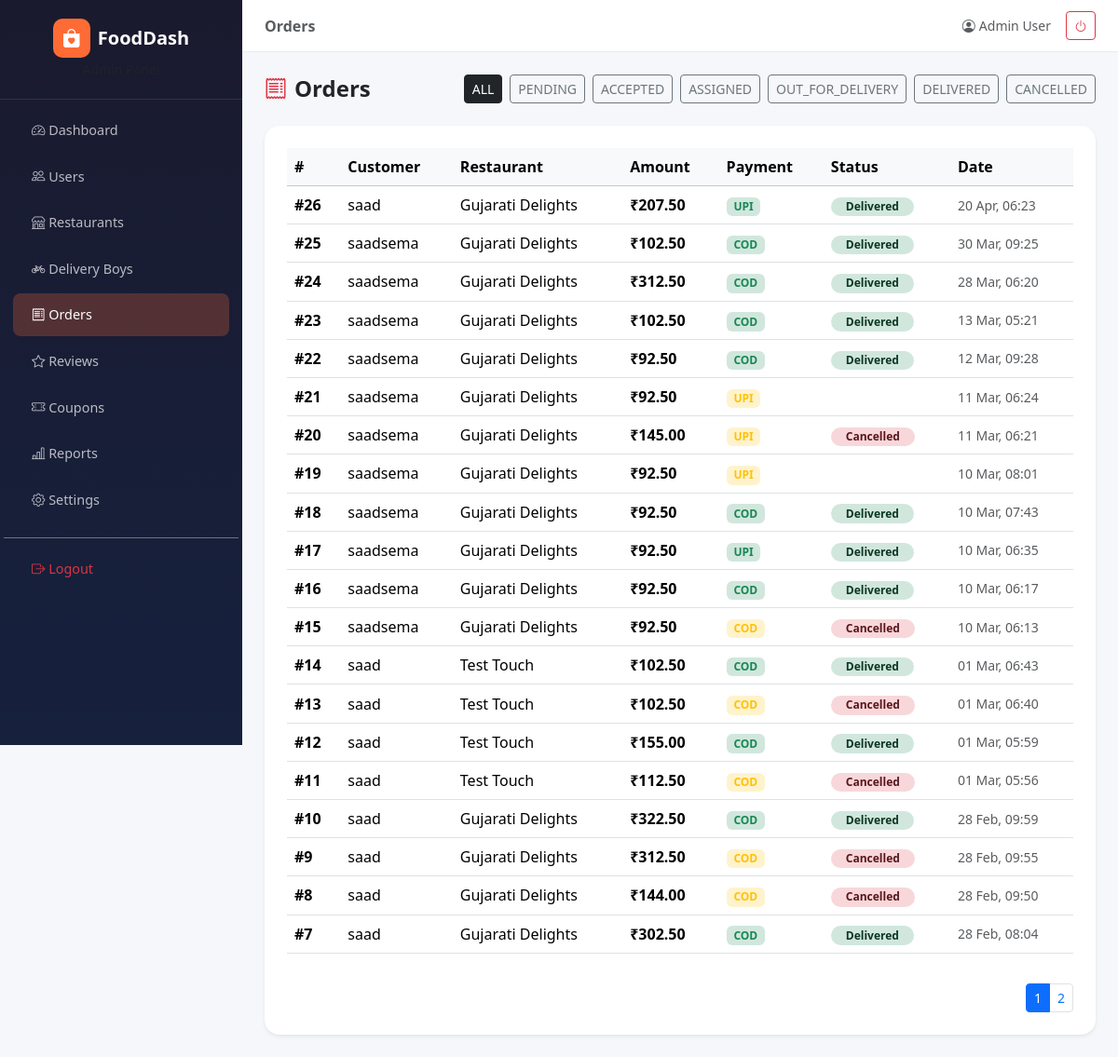
The app's page /admin_panel/orders.php (signed in) with its own data.
### tables this page shows
CREATE TABLE `orders` (
  `id` int(10) UNSIGNED NOT NULL,
  `user_id` int(10) UNSIGNED NOT NULL,
  `restaurant_id` int(10) UNSIGNED NOT NULL,
  `delivery_boy_id` int(10) UNSIGNED DEFAULT NULL,
  `address_id` int(10) UNSIGNED DEFAULT NULL,
  `delivery_option` enum('current','custom') NOT NULL DEFAULT 'current',
  `flat_no` varchar(100) DEFAULT NULL,
  `landmark` varchar(255) DEFAULT NULL,
  `delivery_lat` decimal(10,8) DEFAULT NULL,
  `delivery_lng` decimal(11,8) DEFAULT NULL,
  `payment_method` enum('cod','upi') NOT NULL DEFAULT 'cod',
  `payment_status` enum('pending','successful','failed','refunded') NOT NULL DEFAULT 'pending',
  `order_status` enum('pending','accepted','preparing','ready_for_pickup','assigned','reached_restaurant','out_for_delivery','delivered','cancelled','rejected') NOT NULL,
  `delivery_otp` varchar(6) DEFAULT NULL,
  `subtotal` decimal(10,2) NOT NULL,
  `delivery_charge` decimal(10,2) NOT NULL DEFAULT 0.00,
  `tax_amount` decimal(10,2) DEFAULT 0.00,
  `tip_amount` decimal(10,2) NOT NULL DEFAULT 0.00,
  `total_amount` decimal(10,2) NOT NULL,
  `coupon_code` varchar(50) DEFAULT NULL,
  `coupon_discount` decimal(10,2) NOT NULL DEFAULT 0.00,
  `special_notes` text DEFAULT NULL,
  `created_at` timestamp NOT NULL DEFAULT current_timestamp(),
  `updated_at` timestamp NOT NULL DEFAULT current_timestamp() ON UPDATE current_timestamp(),
  `delivered_at` timestamp NULL DEFAULT NULL,
  `accepted_at` datetime DEFAULT NULL,
  `preparing_at` datetime DEFAULT NULL,
  `ready_at` datetime DEFAULT NULL,
  `assigned_at` datetime DEFAULT NULL,
  `reached_restaurant_at` datetime DEFAULT NULL,
  `picked_up_at` datetime DEFAULT NULL,
  `cancellation_reason` varchar(255) DEFAULT NULL,
  `cancelled_at` datetime DEFAULT NULL,
  `broadcast_attempts` tinyint(4) NOT NULL DEFAULT 0,
  `broadcast_started_at` datetime DEFAULT NULL,
  `boy_base_charge` decimal(8,2) NOT NULL DEFAULT 30.00,
  `boy_distance_charge` decimal(8,2) NOT NULL DEFAULT 0.00,
  `boy_tip_paid` decimal(8,2) NOT NULL DEFAULT 0.00
);

CREATE TABLE `users` (
  `id` int(10) UNSIGNED NOT NULL,
  `name` varchar(100) NOT NULL,
  `phone` varchar(20) NOT NULL,
  `email` varchar(100) NOT NULL,
  `password` varchar(255) NOT NULL,
  `role` enum('customer','restaurant','delivery_boy','admin') NOT NULL DEFAULT 'customer',
  `fcm_token` text DEFAULT NULL,
  `is_active` tinyint(1) NOT NULL DEFAULT 1,
  `created_at` timestamp NOT NULL DEFAULT current_timestamp(),
  `updated_at` timestamp NOT NULL DEFAULT current_timestamp() ON UPDATE current_timestamp()
);

CREATE TABLE `restaurants` (
  `id` int(10) UNSIGNED NOT NULL,
  `user_id` int(10) UNSIGNED NOT NULL,
  `name` varchar(150) NOT NULL,
  `address` text NOT NULL,
  `lat` decimal(10,8) DEFAULT NULL,
  `lng` decimal(11,8) DEFAULT NULL,
  `cuisine` varchar(100) DEFAULT NULL,
  `opening_time` time NOT NULL DEFAULT '09:00:00',
  `closing_time` time NOT NULL DEFAULT '22:00:00',
  `status` enum('pending','approved','suspended','closed') NOT NULL DEFAULT 'pending',
  `image` varchar(255) DEFAULT NULL,
  `image_url` varchar(500) DEFAULT NULL,
  `rating_avg` decimal(3,2) NOT NULL DEFAULT 0.00,
  `rating_count` int(10) UNSIGNED NOT NULL DEFAULT 0,
  `created_at` timestamp NOT NULL DEFAULT current_timestamp(),
  `updated_at` timestamp NOT NULL DEFAULT current_timestamp() ON UPDATE current_timestamp(),
  `operator_status` enum('online','busy','closed') NOT NULL DEFAULT 'online'
);

### admin_panel/orders.php (the view, shortened to what this page needs)
<?php
$db     = db();
$page   = max(1,(int)($_GET['page']??1));
$limit  = 20; $off = ($page-1)*$limit;
$status = $_GET['status'] ?? '';
$where  = $status ? "WHERE o.order_status='". $db->real_escape_string($status)."'" : '';
$total  = $db->query("SELECT COUNT(*) c FROM orders o $where")->fetch_assoc()['c'];
$orders = $db->query("SELECT o.id, o.order_status, o.payment_method, o.payment_status, o.total_amount, o.created_at,
    u.name AS customer, r.name AS restaurant
    FROM orders o JOIN users u ON u.id=o.user_id JOIN restaurants r ON r.id=o.restaurant_id
    $where ORDER BY o.created_at DESC LIMIT $limit OFFSET $off")->fetch_all(MYSQLI_ASSOC);
$pages  = ceil($total/$limit);
include 'layout/header.php';
?>
<div class="d-flex justify-content-between align-items-center mb-4">
  <h4 class="fw-bold mb-0"><i class="bi bi-receipt me-2 text-danger"></i>Orders</h4>
  <div class="d-flex gap-2">
    <?php $statuses=['','pending','accepted','assigned','out_for_delivery','delivered','cancelled'];
    foreach($statuses as $s): ?>
    <a href="?status=<?=$s?>" class="btn btn-sm <?=$s===$status?'btn-dark':'btn-outline-secondary'?>"><?=$s?strtoupper($s):'ALL'?></a>
    <?php endforeach; ?>
  </div>
</div>
<div class="card border-0 rounded-4 shadow-sm p-4">
  <div class="table-responsive">
    <table class="table table-hover align-middle">
      <thead class="table-light"><tr>
        <th>#</th><th>Customer</th><th>Restaurant</th><th>Amount</th><th>Payment</th><th>Status</th><th>Date</th>
      </tr></thead>
      <tbody>
      <?php foreach($orders as $o): ?>
      <tr>
        <td class="fw-bold">#<?=$o['id']?></td>
        <td><?=htmlspecialchars($o['customer'])?></td>
        <td><?=htmlspecialchars($o['restaurant'])?></td>
        <td class="fw-semibold">₹<?=number_format($o['total_amount'],2)?></td>
        <td><span class="badge bg-<?=$o['payment_status']==='successful'?'success-subtle text-success':'warning-subtle text-warning'?>"><?=strtoupper($o['payment_method'])?></span></td>
        <td><span class="badge badge-status-<?=$o['order_status']?> rounded-pill px-3"><?=str_replace('_',' ',ucfirst($o['order_status']))?></span></td>
        <td class="text-muted small"><?=date('d M, H:i',strtotime($o['created_at']))?></td>
      </tr>
      <?php endforeach; ?>
      </tbody>
    </table>
  </div>
  <?php if($pages>1): ?>
  <nav class="mt-3"><ul class="pagination pagination-sm justify-content-end mb-0">
    <?php for($p=1;$p<=$pages;$p++): ?>
    <li class="page-item <?=$p==$page?'active':''?>"><a class="page-link" href="?page=<?=$p?>&status=<?=urlencode($status)?>"><?=$p?></a></li>
    <?php endfor; ?>
  </ul></nav>
  <?php endif; ?>
</div>
<?php include 'layout/footer.php'; ?>

### admin_panel/layout/header.php (style rules this page uses)
:root { --sidebar-w:260px;--brand:#ff6b35; }
body { background:#f5f7fa;font-family:'Segoe UI',sans-serif; }
.badge-status-delivered { background:#d1e7dd;color:#0a3622; }
.badge-status-cancelled { background:#f8d7da;color:#58151c; }

### records on screen
orders: id "26", user.name "saad", restaurant.name "Gujarati Delights", total_amount "207.50", payment_method "UPI", order_status "Delivered", created_at "20 Apr, 06:23"
orders: id "25", user.name "saadsema", restaurant.name "Gujarati Delights", total_amount "102.50", payment_method "COD", order_status "Delivered", created_at "30 Mar, 09:25"
orders: id "24", user.name "saadsema", restaurant.name "Gujarati Delights", total_amount "312.50", payment_method "COD", order_status "Delivered", created_at "28 Mar, 06:20"
orders: id "23", user.name "saadsema", restaurant.name "Gujarati Delights", total_amount "102.50", payment_method "COD", order_status "Delivered", created_at "13 Mar, 05:21"
orders: id "22", user.name "saadsema", restaurant.name "Gujarati Delights", total_amount "92.50", payment_method "COD", order_status "Delivered", created_at "12 Mar, 09:28"
orders: id "21", user.name "saadsema", restaurant.name "Gujarati Delights", total_amount "92.50", payment_method "UPI", created_at "11 Mar, 06:24"
orders: id "20", user.name "saadsema", restaurant.name "Gujarati Delights", total_amount "145.00", payment_method "UPI", order_status "Cancelled", created_at "11 Mar, 06:21"
orders: id "19", user.name "saadsema", restaurant.name "Gujarati Delights", total_amount "92.50", payment_method "UPI", created_at "10 Mar, 08:01"
orders: id "18", user.name "saadsema", restaurant.name "Gujarati Delights", total_amount "92.50", payment_method "COD", order_status "Delivered", created_at "10 Mar, 07:43"
orders: id "17", user.name "saadsema", restaurant.name "Gujarati Delights", total_amount "92.50", payment_method "UPI", order_status "Delivered", created_at "10 Mar, 06:35"
orders: id "16", user.name "saadsema", restaurant.name "Gujarati Delights", total_amount "92.50", payment_method "COD", order_status "Delivered", created_at "10 Mar, 06:17"
orders: id "15", user.name "saadsema", restaurant.name "Gujarati Delights", total_amount "92.50", payment_method "COD", order_status "Cancelled", created_at "10 Mar, 06:13"
orders: id "14", user.name "saad", restaurant.name "Test Touch", total_amount "102.50", payment_method "COD", order_status "Delivered", created_at "01 Mar, 06:43"
orders: id "13", user.name "saad", restaurant.name "Test Touch", total_amount "102.50", payment_method "COD", order_status "Cancelled", created_at "01 Mar, 06:40"
orders: id "12", user.name "saad", restaurant.name "Test Touch", total_amount "155.00", payment_method "COD", order_status "Delivered", created_at "01 Mar, 05:59"
orders: id "11", user.name "saad", restaurant.name "Test Touch", total_amount "112.50", payment_method "COD", order_status "Cancelled", created_at "01 Mar, 05:56"
orders: id "10", user.name "saad", restaurant.name "Gujarati Delights", total_amount "322.50", payment_method "COD", order_status "Delivered", created_at "28 Feb, 09:59"
orders: id "9", user.name "saad", restaurant.name "Gujarati Delights", total_amount "312.50", payment_method "COD", order_status "Cancelled", created_at "28 Feb, 09:55"
orders: id "8", user.name "saad", restaurant.name "Gujarati Delights", total_amount "144.00", payment_method "COD", order_status "Cancelled", created_at "28 Feb, 09:50"
orders: id "7", user.name "saad", restaurant.name "Gujarati Delights", total_amount "302.50", payment_method "COD", order_status "Delivered", created_at "28 Feb, 08:04"

### other values on screen
str_replace('_',' ',$currentPage) "Orders"
$_SESSION['admin_name'] "Admin User"
$s "PENDING"
$s "ACCEPTED"
$s "ASSIGNED"
$s "OUT_FOR_DELIVERY"
$s "DELIVERED"
$s "CANCELLED"
